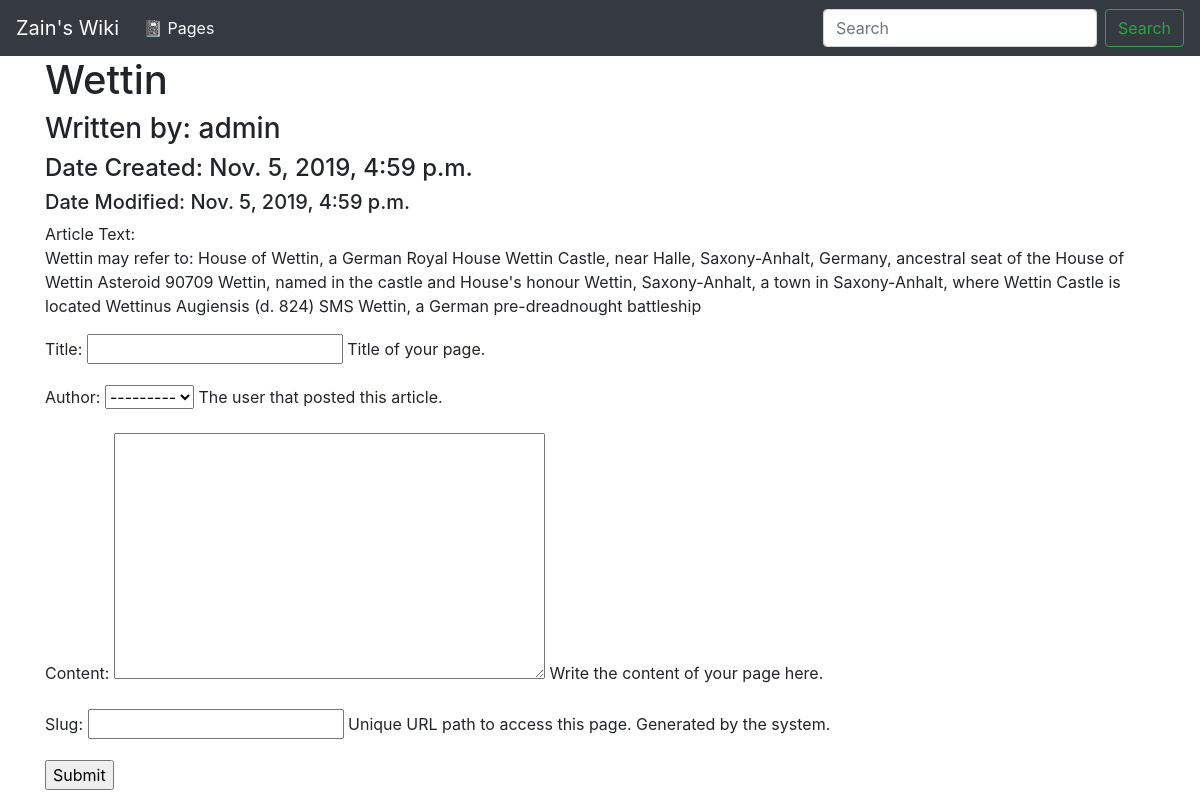
The app's page /wettin/, older data.
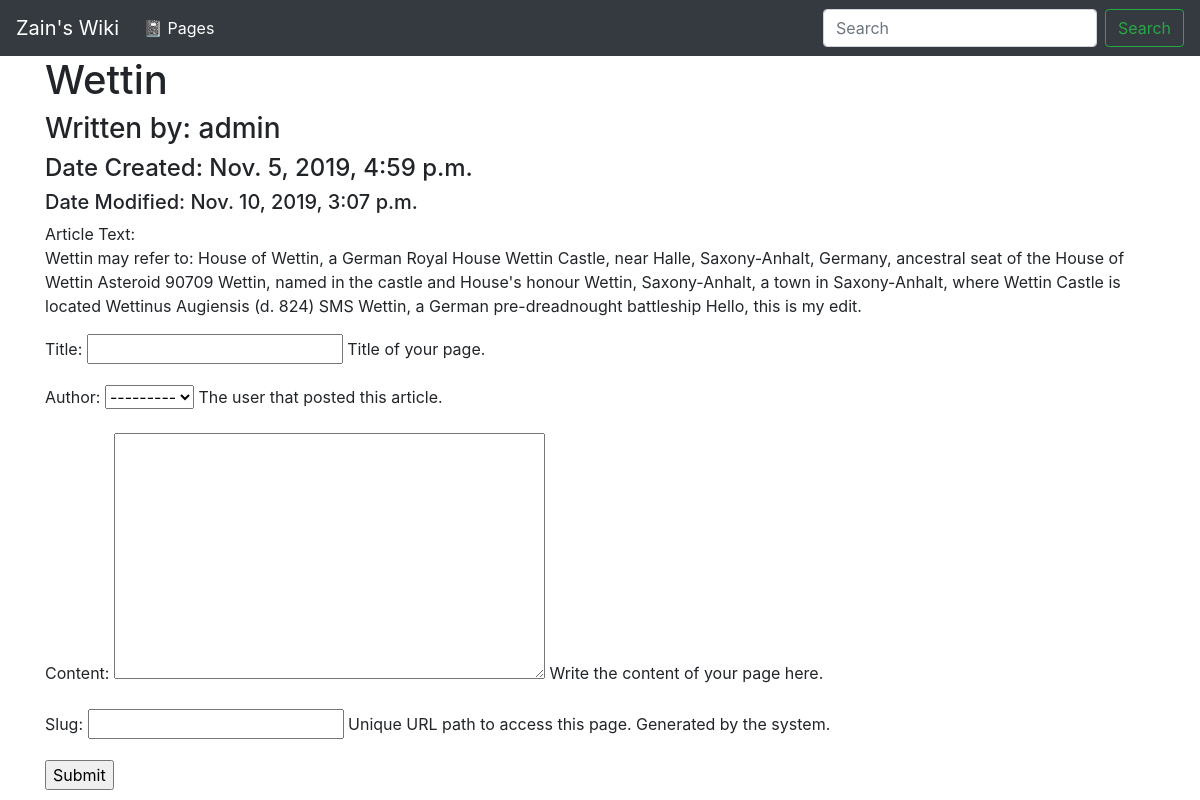
The same page, newer data.
### wiki/models.py (models this page shows, shortened)
class Page(models.Model):
    title = models.CharField(max_length=settings.WIKI_PAGE_TITLE_MAX_LENGTH,
                             unique=True,
                             help_text="Title of your page.")
    author = models.ForeignKey(User, on_delete=models.PROTECT,
                               help_text="The user that posted this article.")
    slug = models.CharField(max_length=settings.WIKI_PAGE_TITLE_MAX_LENGTH,
                            blank=True, editable=True,
                            help_text=(
                                "Unique URL path to access this page. " +
                                "Generated by the system."))
    content = models.TextField(
        help_text="Write the content of your page here.")
    created = models.DateTimeField(auto_now_add=True,
                                   help_text=(
                                    "The date and time this page was created."
                                    + " Automatically generated when the " +
                                    "model saves."))
    modified = models.DateTimeField(auto_now=True,
                                    help_text=(
                                        "The date and time this page was " +
                                        " updated. Automatically generated " +
                                        " when the model updates."))

### wiki/views.py (the view, shortened to what this page needs)
# urls.py: path('<slug:slug>/', PageDetailView.as_view(), name='wiki-details-page'),
class PageDetailView(DetailView):
    model = Page
    def get(self, request, slug):
        page = self.get_object(self.model.objects)
        template = loader.get_template('wiki/page.html')
        context = {
            'page': page,
            'form': PageForm
        }
        return HttpResponse(template.render(context, request))

### wiki/templates/wiki/page.html (shortened to what this page needs)
{% extends "base.html" %}
{% block content %}
<h1>{{ page.title }}</h1>
<h3>Written by: {{ page.author }}</h3>
<h4>Date Created: {{ page.created }}</h4>
<h5>Date Modified: {{ page.modified }}</h5>
<p>Article Text: <br> {{ page.content }}</p>
<form method="post" action="{% url 'wiki:wiki-details-page' page.slug %}">
        {{ form.as_p }}
    <input type="submit" value="Submit">
</form>
{% endblock %}

Row changes from the older to the newer data that the page shows:
changed Page "Wettin": modified "Nov. 5, 2019, 4:59 p.m." → "Nov. 10, 2019, 3:07 p.m."; content "…a German pre-dreadnought battleship" → "…a German pre-dreadnought battleship Hello, this is my edit."
